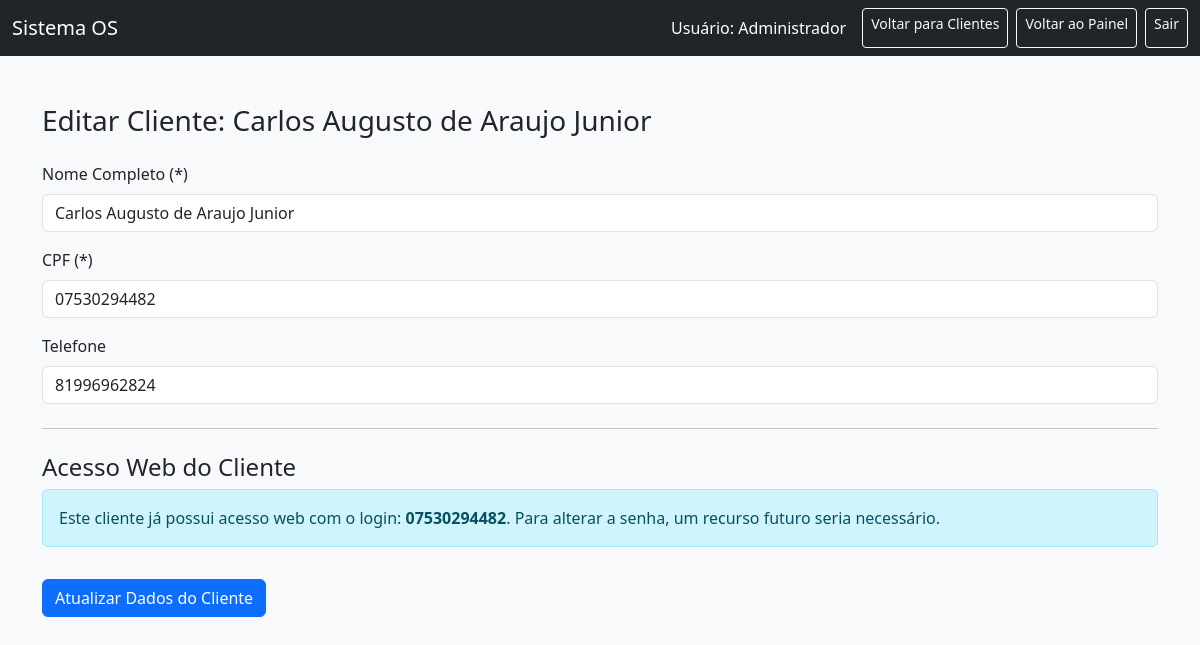
Page /editar_cliente/1 (signed in) on the earlier database version.
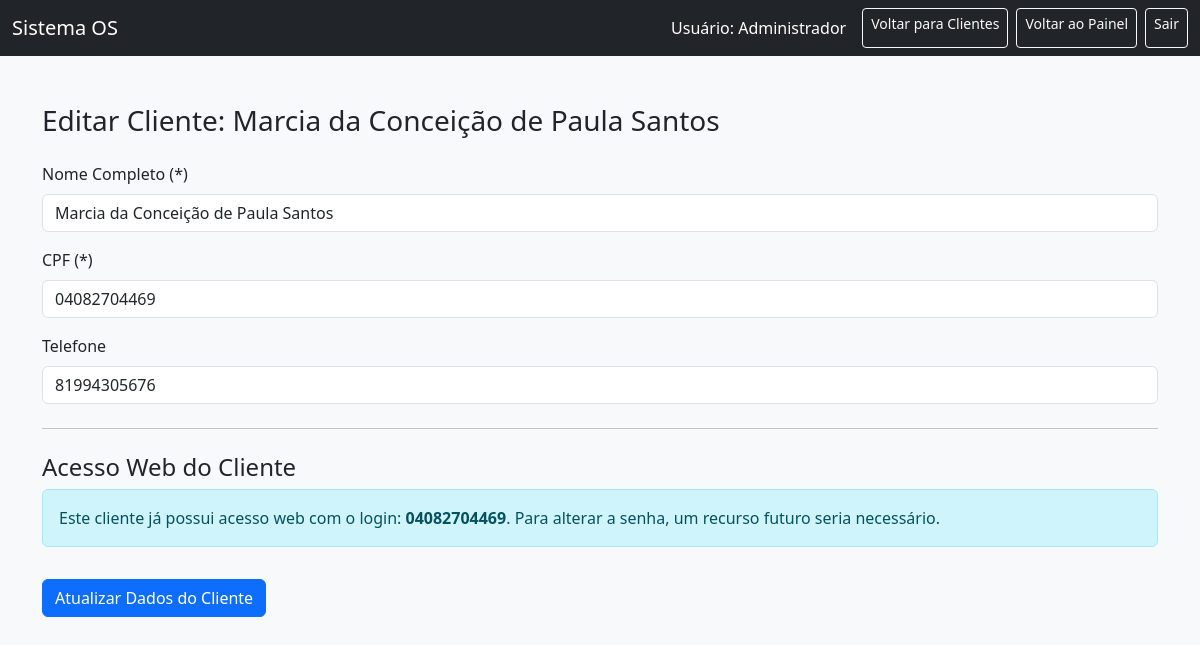
Same page on the later database version.
### tables this page shows
CREATE TABLE clientes (
            id INTEGER PRIMARY KEY AUTOINCREMENT,
            nome TEXT NOT NULL,
            cpf TEXT NOT NULL UNIQUE,
            telefone TEXT
        );

CREATE TABLE usuarios (
            id INTEGER PRIMARY KEY AUTOINCREMENT,
            nome TEXT NOT NULL,
            login TEXT NOT NULL UNIQUE,
            senha TEXT NOT NULL,
            permissao TEXT NOT NULL,
            id_cliente INTEGER,
            FOREIGN KEY (id_cliente) REFERENCES clientes(id)
        );

### app.py (the view)
@app.route('/editar_cliente/<int:id>', methods=['GET', 'POST'])
def editar_cliente(id):
    if 'permissao' not in session or session['permissao'] not in ['admin', 'atendente']:
        flash('Você não tem permissão para acessar esta página.', 'warning')
        return redirect(url_for('dashboard'))
    conn = sqlite3.connect(DB)
    c = conn.cursor()
    if request.method == 'POST':
        nome = request.form['nome'].strip()
        cpf = request.form['cpf'].strip()
        telefone = request.form['telefone'].strip()
        criar_acesso_web = request.form.get('criar_acesso_web') # Checkbox para criar/manter acesso
        login_web = request.form.get('login_web', '').strip()
        senha_web = request.form.get('senha_web', '').strip()
        if not nome or not cpf:
            flash('Nome e CPF são campos obrigatórios para o cliente.', 'danger')
            c.execute("SELECT id, nome, cpf, telefone FROM clientes WHERE id=?", (id,))
            cliente_info = c.fetchone()
            c.execute("SELECT login FROM usuarios WHERE id_cliente=? AND permissao='cliente'", (id,))
            cliente_web_info = c.fetchone()
            conn.close()
            return render_template('editar_cliente.html', cliente=cliente_info,
                                   cliente_web_login=cliente_web_info[0] if cliente_web_info else None,
                                   permissao=session['permissao'])
        try:
            c.execute("UPDATE clientes SET nome=?, cpf=?, telefone=? WHERE id=?",
                      (nome, cpf, telefone, id))
            conn.commit()
            flash('Dados do cliente atualizados com sucesso!', 'success')
            c.execute("SELECT id, login FROM usuarios WHERE id_cliente=? AND permissao='cliente'", (id,))
            acesso_web_existente = c.fetchone()
            if criar_acesso_web: # Se o checkbox "Criar Acesso Web" está marcado
                if not acesso_web_existente: # E não existe um acesso web para este cliente
                    if not login_web or not senha_web:
                        flash('Login e Senha para o acesso web são obrigatórios para criar um novo acesso.', 'danger')
                    else:
                        hashed_senha_web = generate_password_hash(senha_web, method='pbkdf2:sha256')
                        c.execute("INSERT INTO usuarios (nome, login, senha, permissao, id_cliente) VALUES (?, ?, ?, ?, ?)",
                                  (nome, login_web, hashed_senha_web, 'cliente', id))
                        conn.commit()
                        flash(f'Acesso web criado para o cliente {nome} com login: {login_web}!', 'success')
                else: # Já existe um acesso web, então tenta atualizar (se houver dados novos)
                    update_login = False
                    update_senha = False
                    if login_web and login_web != acesso_web_existente[1]: # Se o login foi fornecido e é diferente
                        update_login = True
                    if senha_web: # Se uma nova senha foi fornecida
                        update_senha = True
                    if update_login and update_senha:
                        hashed_senha_web = generate_password_hash(senha_web, method='pbkdf2:sha256')
                        c.execute("UPDATE usuarios SET login=?, senha=? WHERE id=?",
                                  (login_web, hashed_senha_web, acesso_web_existente[0]))
                        conn.commit()
                        flash('Login e senha do acesso web atualizados!', 'success')
                    elif update_login:
                        c.execute("UPDATE usuarios SET login=? WHERE id=?",
                                  (login_web, acesso_web_existente[0]))
                        conn.commit()
                        flash('Login do acesso web atualizado!', 'success')
                    elif update_senha:
                        hashed_senha_web = generate_password_hash(senha_web, method='pbkdf2:sha256')
                        c.execute("UPDATE usuarios SET senha=? WHERE id=?",
                                  (hashed_senha_web, acesso_web_existente[0]))
                        conn.commit()
                        flash('Senha do acesso web atualizada!', 'success')
                    elif login_web == acesso_web_existente[1] and not senha_web:
                        flash('Nenhuma alteração detectada no acesso web.', 'info')
                    elif login_web and login_web != acesso_web_existente[1] and not update_senha:
                        flash('Erro: Já existe um usuário com este novo login web. Escolha outro.', 'danger')
            else: # Se o checkbox "Criar Acesso Web" NÃO está marcado
                if acesso_web_existente and (login_web or senha_web): # Se desmarcou mas tentou mudar dados
                    flash('Acesso web existente. Para editar, marque a opção "Criar/Editar Acesso Web". Para excluir, a funcionalidade ainda não está disponível.', 'info')
        except sqlite3.IntegrityError as e:
            if "UNIQUE constraint failed: clientes.cpf" in str(e):
                flash('Erro: Já existe outro cliente com este CPF.', 'danger')
            elif "UNIQUE constraint failed: usuarios.login" in str(e):
                flash('Erro: Já existe um usuário com este login web. Escolha outro.', 'danger')
            else:
                 flash(f'Erro de integridade: {e}', 'danger')
            conn.rollback() # Garante que a transação seja desfeita em caso de erro
        except Exception as e:
            flash(f'Erro ao atualizar cliente ou acesso web: {e}', 'danger')
            conn.rollback()
        finally:
            conn.close()
            return redirect(url_for('editar_cliente', id=id))
    else:
        c.execute("SELECT id, nome, cpf, telefone FROM clientes WHERE id=?", (id,))
        cliente_info = c.fetchone()
        if not cliente_info:
            conn.close()
            flash("Cliente não encontrado.", 'danger')
            return redirect(url_for('listar_clientes'))
        c.execute("SELECT login FROM usuarios WHERE id_cliente=? AND permissao='cliente'", (id,))
        cliente_web_info = c.fetchone()
        conn.close()
        return render_template('editar_cliente.html',
                               cliente=cliente_info,
                               cliente_web_login=cliente_web_info[0] if cliente_web_info else None,
                               permissao=session['permissao']) # Passa permissao para o template

### templates/editar_cliente.html (shortened to what this page needs)
<!DOCTYPE html>
<html lang="pt-br">
<head>
  <link href="https://cdn.jsdelivr.net/npm/bootstrap@5.3.0/dist/css/bootstrap.min.css" rel="stylesheet">
</head>
<body class="bg-light">
<nav class="navbar navbar-dark bg-dark">
  <div class="container-fluid">
    <a class="navbar-brand" href="{{ url_for('dashboard') }}">Sistema OS</a>
    <div class="d-flex">
      <span class="navbar-text text-white me-3">Usuário: {{ session['usuario_nome'] }}</span>
      <a href="{{ url_for('listar_clientes') }}" class="btn btn-outline-light btn-sm me-2">Voltar para Clientes</a>
      <a href="{{ url_for('dashboard') }}" class="btn btn-outline-light btn-sm me-2">Voltar ao Painel</a>
      <a href="{{ url_for('logout') }}" class="btn btn-outline-light btn-sm">Sair</a>
    </div>
  </div>
</nav>
<div class="container py-5">
  <h3>Editar Cliente: {{ cliente[1] }}</h3>
  <form method="POST" class="mt-4">
    <div class="mb-3">
      <label for="nome" class="form-label">Nome Completo (*)</label>
      <input type="text" class="form-control" id="nome" name="nome" value="{{ cliente[1] }}" required>
    </div>
    <div class="mb-3">
      <label for="cpf" class="form-label">CPF (*)</label>
      <input type="text" class="form-control" id="cpf" name="cpf" value="{{ cliente[2] }}" required pattern="\d{3}\.?\d{3}\.?\d{3}-?\d{2}" title="Formato: 123.456.789-00">
    </div>
    <div class="mb-3">
      <label for="telefone" class="form-label">Telefone</label>
      <input type="text" class="form-control" id="telefone" name="telefone" value="{{ cliente[3] or '' }}">
    </div>
    <hr class="my-4">
    <h4>Acesso Web do Cliente</h4>
    {% if cliente_web_login %}
      <div class="alert alert-info">
        Este cliente já possui acesso web com o login: <strong>{{ cliente_web_login }}</strong>.
        Para alterar a senha, um recurso futuro seria necessário.
      </div>
      <button type="submit" class="btn btn-primary mt-3">Atualizar Dados do Cliente</button>
    {% endif %}
  </form>
</div>
</body>
</html>

Differences in the rows shown:
removed usuarios: login "07530294482"
changed clientes: nome "Carlos Augusto de Araujo Junior" → "Marcia da Conceição de Paula Santos"; cpf "07530294482" → "04082704469"; telefone "81996962824" → "81994305676"
now on this page (row edited): usuarios: login "04082704469"
